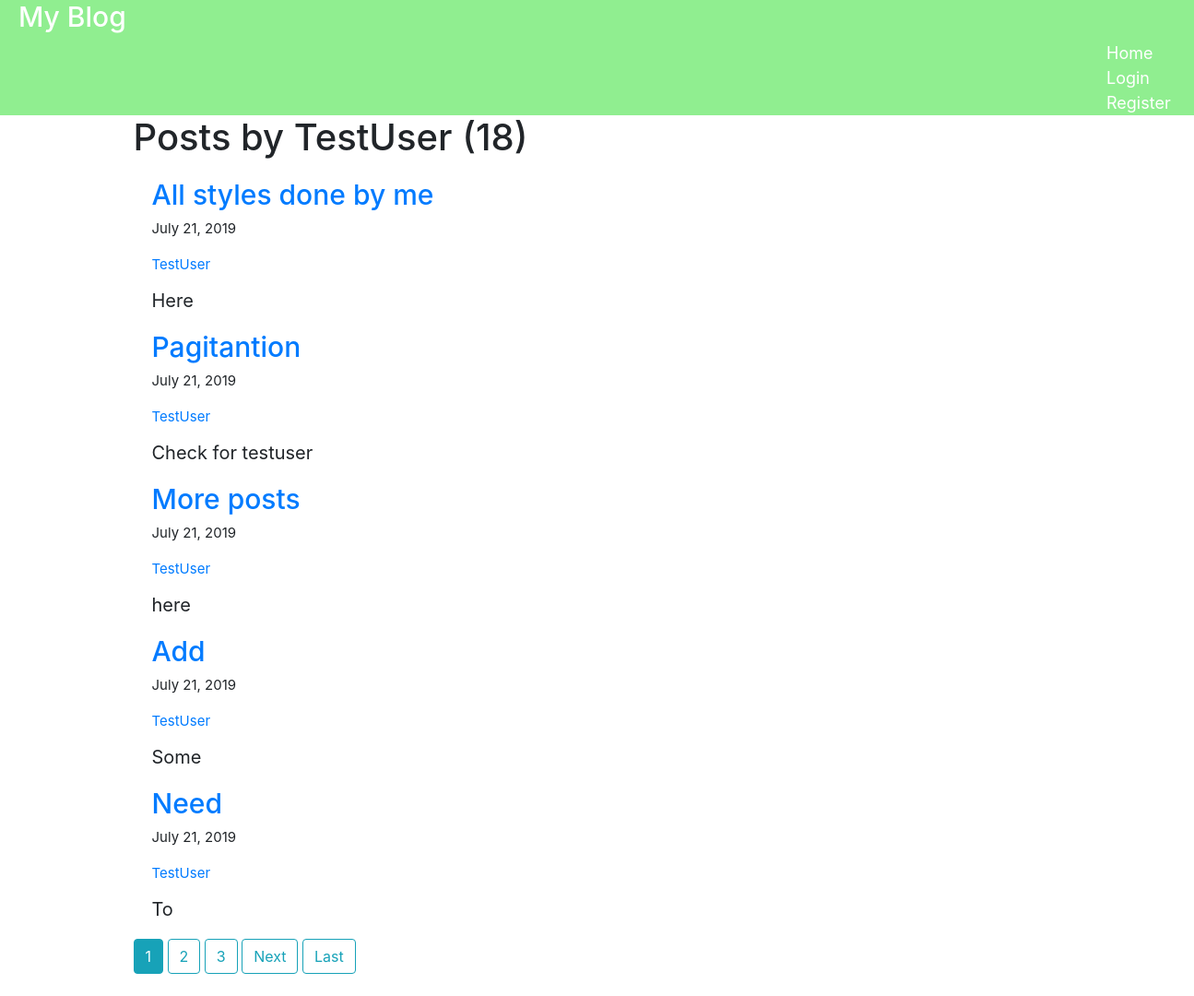
Page /user/TestUser/ on the committed database.
### blog/models.py (models this page shows, shortened)
class Post(models.Model):
	title = models.CharField(max_length = 100)
	content = models.TextField()
	date_posted = models.DateTimeField(default = timezone.now)
	author = models.ForeignKey(User, models.CASCADE)

### blog/views.py (the view)
# urls.py: path('user/<str:username>/', blog_views.UserPostListView.as_view(), name = "user-posts"),
class UserPostListView(ListView):
	model = Post
	template_name = "blog/user_posts.html"
	paginate_by = 5
	def get_queryset(self):
		user = get_object_or_404(User, username =self.kwargs.get('username'))
		return Post.objects.filter(author = user).order_by("-date_posted")

### blog/Templates/blog/user_posts.html (shortened to what this page needs)
{% extends 'blog/base.html' %}
{% block content %}
<h1>Posts by {{ view.kwargs.username }} ({{ page_obj.paginator.count }})</h1>
{% for object in object_list %}
	<div style = "margin: 20px">
		<a href = "{% url 'post-detail' object.id %}"><h3 style = "font-size: 30px; padding:0">{{ object.title }}</h3></a>
		<p style = "display: block; font-size: 15px">{{ object.date_posted|date:"F d, Y" }}</p>
		<a href="{% url 'user-posts' object.author.username %}"><p style = "display: block; font-size: 15px">{{ object.author.username }}</p></a>
		<h5 style= "font-size: 20px; font-weight: normal">{{ object.content }}</h5>
	</div>
{% endfor %}
{% if is_paginated %}
	{% for num in page_obj.paginator.page_range %}
		{% if num == page_obj.number %}
			<a href="?page={{ num }}" class = "btn btn-info mb-4" >{{ num }}</a>
		{% elif num > page_obj.number|add:"-3" and num < page_obj.number|add:"3" %}
			<a href="?page={{ num }}" class = "btn btn-outline-info mb-4" >{{ num }}</a>
		{% endif %}
	{% endfor %}
	{% if page_obj.has_next %}
			<a href="?page={{ page_obj.next_page_number }}" class = "btn btn-outline-info mb-4" >Next</a>
			<a href="?page={{ page_obj.paginator.num_pages }}" class = "btn btn-outline-info mb-4" >Last</a>
	{% endif %}
{% endif %}
{% endblock content %}

### blog/static/blog/style.css (style rules this page uses)
body { margin:0; padding:0; }

### rows in the picture
Post: title "All styles done by me", date_posted "July 21, 2019", author.username "TestUser", content "Here"
Post: title "Pagitantion", date_posted "July 21, 2019", author.username "TestUser", content "Check for testuser"
Post: title "More posts", date_posted "July 21, 2019", author.username "TestUser", content "here"
Post: title "Add", date_posted "July 21, 2019", author.username "TestUser", content "Some"
Post: title "Need", date_posted "July 21, 2019", author.username "TestUser", content "To"

### other values in the picture
{{ view.kwargs.username }} "TestUser"
{{ page_obj.paginator.count }} "18"
{{ num }} "1"
{{ num }} "2" "3"
